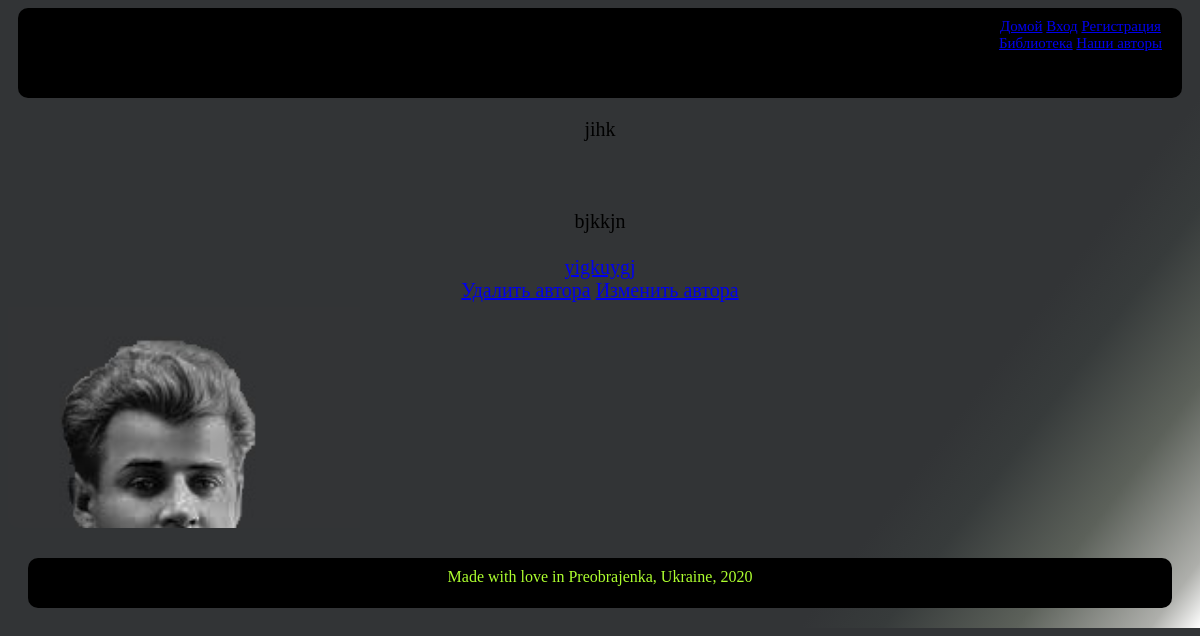
Before: /4/author_detail with the older database file.
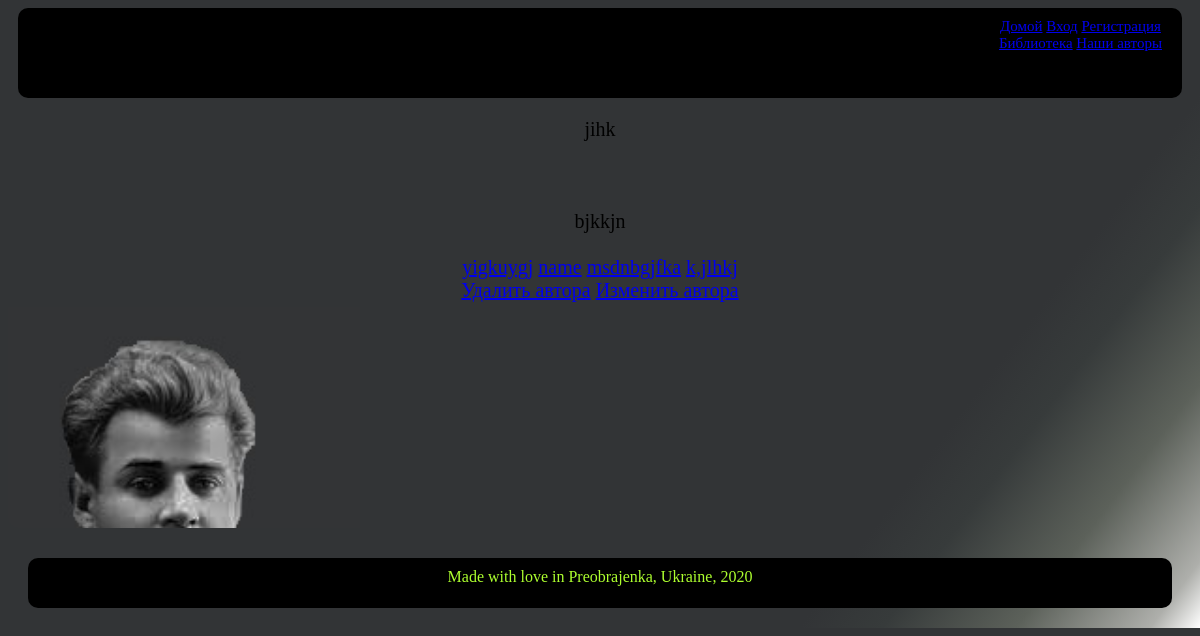
After: the same page with the newer database file.
### StartPage/models.py (models this page shows, shortened)
class Verse(models.Model):
    name = models.CharField(max_length=25)
    text = models.TextField(max_length=2500)
    author = models.ForeignKey(Author, on_delete=models.CASCADE)
    likes = models.ManyToManyField(User, null=True, blank=True)

### StartPage/views.py (the view)
# urls.py: path('<int:id>/author_detail', author_detail, name='author_detail'),
def author_detail(request, id: int):
    return render(request, 'author_detail.html', context={'author': Author.objects.get(id=id), 'verses': Verse.objects.filter(author__id=id)})

### templates/author_detail.html (shortened to what this page needs)
{% extends "general.html" %}
{% load static %}
{% block content %}
    {{author.name}}<br><br>
    <img height="300px" src="/media/{{author.img}}" alt=""><br><br>
    {{author.about}}<br><br>
    {% for verse in verses %}
    <a href="{% url 'verse_detail' verse.id %}">{{ verse.name }}</a>
    {% endfor %}<br>
    <a href="{% url 'author_del' author.id %}">Удалить автора</a>
    <a href="{% url 'author_update' author.id %}">Изменить автора</a>
{% endblock content %}

Changed rows visible on the page:
added Verse: name "name"
added Verse: name "msdnbgjfka"
added Verse: name "k,jlhkj"
